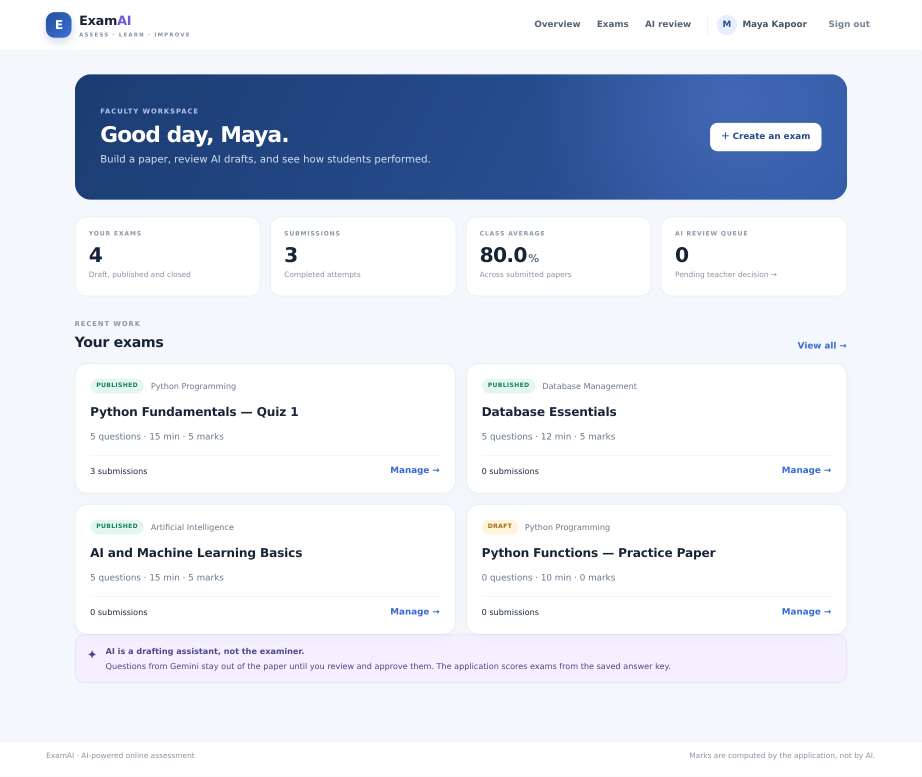
#> input picture screenshots/02-teacher-dashboard.png, 1843 x 1553 px (shown at 1/2 size); the run also reads 2 pictures not shown here
$ python build_report.py
#> lines starting #> are read from the running program, lines starting #| are printed output that depends on the picture
#!/usr/bin/env python3
"""Build the combined Python + AIP mini-project report in the supplied report style."""
from pathlib import Path
import json
import os
import re
import sys
from PIL import Image
from docx import Document
from docx.enum.table import WD_TABLE_ALIGNMENT
from docx.enum.text import WD_ALIGN_PARAGRAPH, WD_BREAK
from docx.oxml import OxmlElement
from docx.oxml.ns import qn
from docx.shared import Cm, Pt, RGBColor, Emu

ROOT = Path(__file__).resolve().parent
OUT = ROOT / 'report' / 'ExamAI_Python_Project_Report.docx'
SECTIONS = ["Introduction", "Background", "Objectives", "Technologies Used", "Requirements",
            "System Design", "Source Code & Output", "Functionalities", "Conclusion",
            "Future Work", "Learning Outcomes", "GitHub Link", "Bibliography"]
PAGES = {}


# [24 lines left out: functions new_doc, para, not called in this run]


def heading(doc, text, level=1):
    return para(doc, text, size=14 if level==1 else 12, bold=True, align='left',
                before=13 if level==1 else 8, after=5, keep=True)


# [14 lines left out: functions bullet, code, not called in this run]


def caption(doc, text):
    return para(doc,text,size=10,align='center',before=2,after=8)


# [20 lines left out: functions picture, grid, cell_lines, not called in this run]


def excerpt(path, start, end=None):
    s=Path(path).read_text(encoding='utf-8')
    i=s.index(start); j=s.index(end,i+len(start)) if end else len(s)
    return s[i:j].strip('\n')


def report_image(src, dst, max_width=1450, max_height=1120):
#> called with max_width = 1450, max_height = 1120
    im=Image.open(src).convert('RGB')
#> im is the input picture: PIL image 1843x1553 RGB; mean R, G, B 219.9, 225.8, 236.8
    w,h=im.size
    # Keep the top of the real screen capture; this includes the title, navigation and primary evidence.
    if h>w*1.15:
        crop_h=min(h,int(w*0.95),max_height*int(w/max_width))
        im=im.crop((0,0,w,crop_h))
    if im.width>max_width:
        im=im.resize((max_width,round(im.height*max_width/im.width)),Image.Resampling.LANCZOS)
#> im: PIL image 1450x1222 RGB
    im.save(dst,'JPEG',quality=88,optimize=True)
    return dst


def build(pages):
    sh=ROOT/'report_shots'; sh.mkdir(exist_ok=True)
    captures={
        'teacher': report_image(ROOT/'screenshots/02-teacher-dashboard.png',sh/'teacher.jpg'),
        'questions': ROOT/'screenshots/10-ai-question-draft-panel.png',
        'exam': report_image(ROOT/'screenshots/08-exam-in-progress.png',sh/'exam.jpg'),
        'result': report_image(ROOT/'screenshots/09-result-and-ai-state.png',sh/'result.jpg'),
        'analytics': report_image(ROOT/'screenshots/06-teacher-analytics.png',sh/'analytics.jpg'),
    }
#> call 2 of report_image, with max_width = 1450, max_height = 1120
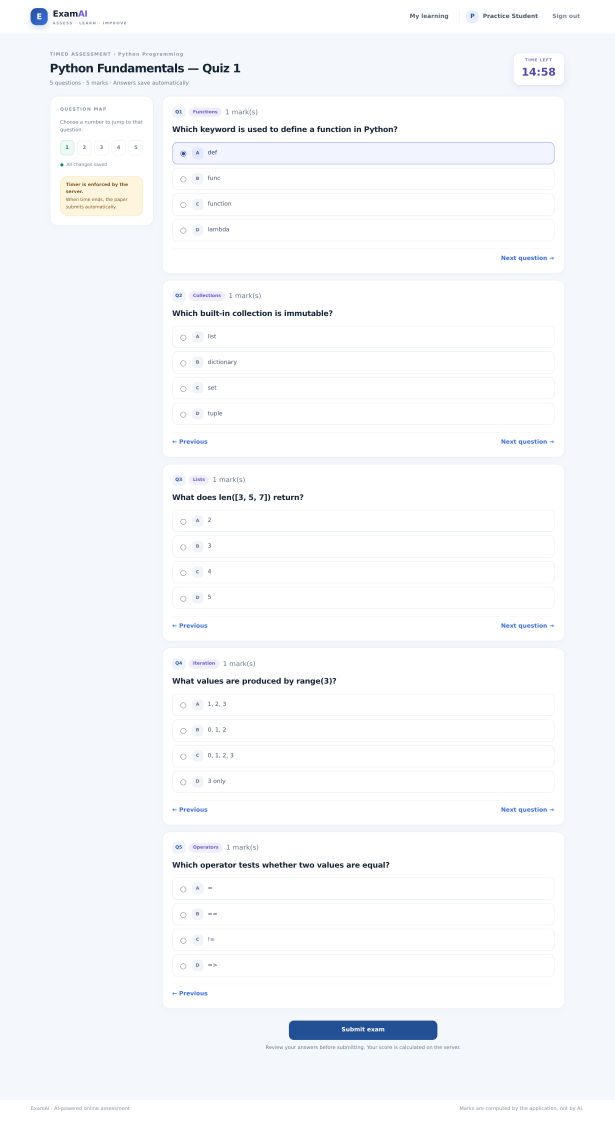
#> input picture screenshots/08-exam-in-progress.png, 1843 x 3367 px (shown at 1/3 size)
#> in report_image, im is the input picture: PIL image 1843x3367 RGB; mean R, G, B 247.1, 248.7, 251.1
#> in report_image (call 2), `im=im.crop((0,0,w,crop_h))`:
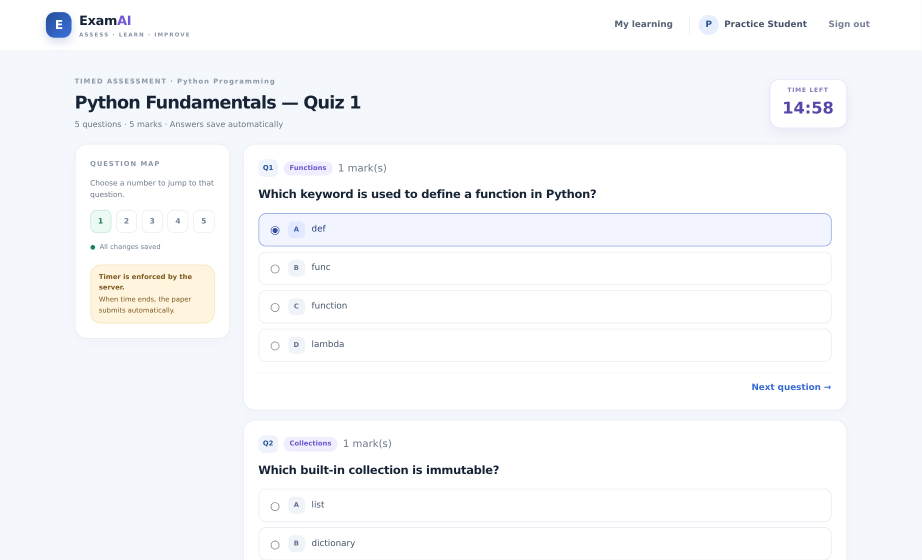
#> im: PIL image 1843x1120 RGB (shown at 1/2 size); mean R, G, B 246.7, 248.1, 250.3
#> (the rest of the program and of its run is left out)
